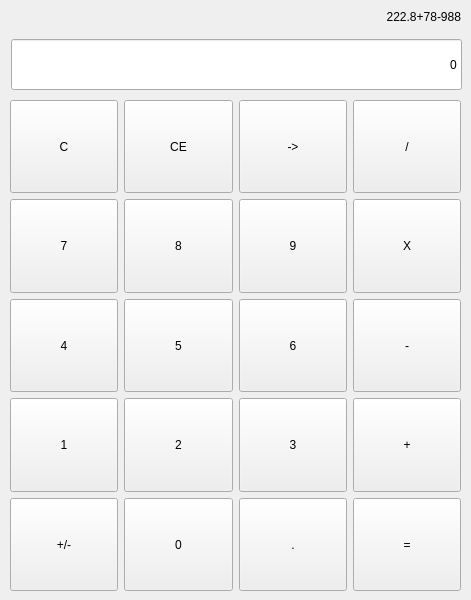
<?xml version="1.0" encoding="UTF-8"?>
<ui version="4.0">
 <class>MainWindow</class>
 <widget class="QMainWindow" name="MainWindow">
  <property name="geometry">
   <rect>
    <x>0</x>
    <y>0</y>
    <width>471</width>
    <height>600</height>
   </rect>
  </property>
  <property name="windowTitle">
   <string>Calculater</string>
  </property>
  <widget class="QWidget" name="centralwidget">
   <widget class="QLineEdit" name="le_entry">
    <property name="geometry">
     <rect>
      <x>11</x>
      <y>39</y>
      <width>451</width>
      <height>51</height>
     </rect>
    </property>
    <property name="text">
     <string>0</string>
    </property>
    <property name="maxLength">
     <number>16</number>
    </property>
    <property name="alignment">
     <set>Qt::AlignRight|Qt::AlignTrailing|Qt::AlignVCenter</set>
    </property>
    <property name="readOnly">
     <bool>true</bool>
    </property>
   </widget>
   <widget class="QLabel" name="lbl_temp">
    <property name="geometry">
     <rect>
      <x>10</x>
      <y>6</y>
      <width>451</width>
      <height>21</height>
     </rect>
    </property>
    <property name="sizePolicy">
     <sizepolicy hsizetype="Preferred" vsizetype="Maximum">
      <horstretch>0</horstretch>
      <verstretch>0</verstretch>
     </sizepolicy>
    </property>
    <property name="text">
     <string>222.8+78-988</string>
    </property>
    <property name="alignment">
     <set>Qt::AlignRight|Qt::AlignTrailing|Qt::AlignVCenter</set>
    </property>
   </widget>
   <widget class="QWidget" name="gridLayoutWidget">
    <property name="geometry">
     <rect>
      <x>10</x>
      <y>100</y>
      <width>451</width>
      <height>491</height>
     </rect>
    </property>
    <layout class="QGridLayout" name="gridLayout_2">
     <item row="0" column="0">
      <widget class="QPushButton" name="btn_c">
       <property name="sizePolicy">
        <sizepolicy hsizetype="Minimum" vsizetype="Expanding">
         <horstretch>0</horstretch>
         <verstretch>0</verstretch>
        </sizepolicy>
       </property>
       <property name="text">
        <string>C</string>
       </property>
      </widget>
     </item>
     <item row="2" column="0">
      <widget class="QPushButton" name="btn_4">
       <property name="sizePolicy">
        <sizepolicy hsizetype="Minimum" vsizetype="Expanding">
         <horstretch>0</horstretch>
         <verstretch>0</verstretch>
        </sizepolicy>
       </property>
       <property name="text">
        <string>4</string>
       </property>
      </widget>
     </item>
     <item row="0" column="1">
      <widget class="QPushButton" name="btn_ce">
       <property name="sizePolicy">
        <sizepolicy hsizetype="Minimum" vsizetype="Expanding">
         <horstretch>0</horstretch>
         <verstretch>0</verstretch>
        </sizepolicy>
       </property>
       <property name="text">
        <string>CE</string>
       </property>
      </widget>
     </item>
     <item row="3" column="0">
      <widget class="QPushButton" name="btn_1">
       <property name="sizePolicy">
        <sizepolicy hsizetype="Minimum" vsizetype="Expanding">
         <horstretch>0</horstretch>
         <verstretch>0</verstretch>
        </sizepolicy>
       </property>
       <property name="text">
        <string>1</string>
       </property>
       <property name="shortcut">
        <string>1</string>
       </property>
      </widget>
     </item>
     <item row="1" column="0">
      <widget class="QPushButton" name="btn_7">
       <property name="sizePolicy">
        <sizepolicy hsizetype="Minimum" vsizetype="Expanding">
         <horstretch>0</horstretch>
         <verstretch>0</verstretch>
        </sizepolicy>
       </property>
       <property name="text">
        <string>7</string>
       </property>
       <property name="shortcut">
        <string>7</string>
       </property>
      </widget>
     </item>
     <item row="2" column="1">
      <widget class="QPushButton" name="btn_5">
       <property name="sizePolicy">
        <sizepolicy hsizetype="Minimum" vsizetype="Expanding">
         <horstretch>0</horstretch>
         <verstretch>0</verstretch>
        </sizepolicy>
       </property>
       <property name="text">
        <string>5</string>
       </property>
       <property name="shortcut">
        <string/>
       </property>
      </widget>
     </item>
     <item row="0" column="2">
      <widget class="QPushButton" name="btn_backspace">
       <property name="sizePolicy">
        <sizepolicy hsizetype="Minimum" vsizetype="Expanding">
         <horstretch>0</horstretch>
         <verstretch>0</verstretch>
        </sizepolicy>
       </property>
       <property name="text">
        <string>-&gt;</string>
       </property>
      </widget>
     </item>
     <item row="4" column="0">
      <widget class="QPushButton" name="btn_plusmin">
       <property name="sizePolicy">
        <sizepolicy hsizetype="Minimum" vsizetype="Expanding">
         <horstretch>0</horstretch>
         <verstretch>0</verstretch>
        </sizepolicy>
       </property>
       <property name="text">
        <string>+/-</string>
       </property>
      </widget>
     </item>
     <item row="1" column="1">
      <widget class="QPushButton" name="btn_8">
       <property name="sizePolicy">
        <sizepolicy hsizetype="Minimum" vsizetype="Expanding">
         <horstretch>0</horstretch>
         <verstretch>0</verstretch>
        </sizepolicy>
       </property>
       <property name="text">
        <string>8</string>
       </property>
       <property name="shortcut">
        <string>8</string>
       </property>
      </widget>
     </item>
     <item row="0" column="3">
      <widget class="QPushButton" name="btn_del">
       <property name="sizePolicy">
        <sizepolicy hsizetype="Minimum" vsizetype="Expanding">
         <horstretch>0</horstretch>
         <verstretch>0</verstretch>
        </sizepolicy>
       </property>
       <property name="text">
        <string>/</string>
       </property>
       <property name="shortcut">
        <string>/</string>
       </property>
      </widget>
     </item>
     <item row="2" column="2">
      <widget class="QPushButton" name="btn_6">
       <property name="sizePolicy">
        <sizepolicy hsizetype="Minimum" vsizetype="Expanding">
         <horstretch>0</horstretch>
         <verstretch>0</verstretch>
        </sizepolicy>
       </property>
       <property name="text">
        <string>6</string>
       </property>
       <property name="shortcut">
        <string>6</string>
       </property>
      </widget>
     </item>
     <item row="3" column="1">
      <widget class="QPushButton" name="btn_2">
       <property name="sizePolicy">
        <sizepolicy hsizetype="Minimum" vsizetype="Expanding">
         <horstretch>0</horstretch>
         <verstretch>0</verstretch>
        </sizepolicy>
       </property>
       <property name="text">
        <string>2</string>
       </property>
       <property name="shortcut">
        <string>2</string>
       </property>
      </widget>
     </item>
     <item row="1" column="2">
      <widget class="QPushButton" name="btn_9">
       <property name="sizePolicy">
        <sizepolicy hsizetype="Minimum" vsizetype="Expanding">
         <horstretch>0</horstretch>
         <verstretch>0</verstretch>
        </sizepolicy>
       </property>
       <property name="text">
        <string>9</string>
       </property>
       <property name="shortcut">
        <string>9</string>
       </property>
      </widget>
     </item>
     <item row="4" column="1">
      <widget class="QPushButton" name="btn_0">
       <property name="sizePolicy">
        <sizepolicy hsizetype="Minimum" vsizetype="Expanding">
         <horstretch>0</horstretch>
         <verstretch>0</verstretch>
        </sizepolicy>
       </property>
       <property name="text">
        <string>0</string>
       </property>
       <property name="shortcut">
        <string>0</string>
       </property>
      </widget>
     </item>
     <item row="3" column="2">
      <widget class="QPushButton" name="btn_3">
       <property name="sizePolicy">
        <sizepolicy hsizetype="Minimum" vsizetype="Expanding">
         <horstretch>0</horstretch>
         <verstretch>0</verstretch>
        </sizepolicy>
       </property>
       <property name="text">
        <string>3</string>
       </property>
       <property name="shortcut">
        <string>3</string>
       </property>
      </widget>
     </item>
     <item row="4" column="2">
      <widget class="QPushButton" name="btn_com">
       <property name="sizePolicy">
        <sizepolicy hsizetype="Minimum" vsizetype="Expanding">
         <horstretch>0</horstretch>
         <verstretch>0</verstretch>
        </sizepolicy>
       </property>
       <property name="text">
        <string>.</string>
       </property>
       <property name="shortcut">
        <string>.</string>
       </property>
      </widget>
     </item>
     <item row="1" column="3">
      <widget class="QPushButton" name="btn_umn">
       <property name="sizePolicy">
        <sizepolicy hsizetype="Preferred" vsizetype="Expanding">
         <horstretch>0</horstretch>
         <verstretch>0</verstretch>
        </sizepolicy>
       </property>
       <property name="text">
        <string>X</string>
       </property>
       <property name="shortcut">
        <string>*</string>
       </property>
      </widget>
     </item>
     <item row="2" column="3">
      <widget class="QPushButton" name="btn_min">
       <property name="sizePolicy">
        <sizepolicy hsizetype="Minimum" vsizetype="Expanding">
         <horstretch>0</horstretch>
         <verstretch>0</verstretch>
        </sizepolicy>
       </property>
       <property name="text">
        <string>-</string>
       </property>
       <property name="shortcut">
        <string>-</string>
       </property>
      </widget>
     </item>
     <item row="3" column="3">
      <widget class="QPushButton" name="btn_plus">
       <property name="sizePolicy">
        <sizepolicy hsizetype="Minimum" vsizetype="Expanding">
         <horstretch>0</horstretch>
         <verstretch>0</verstretch>
        </sizepolicy>
       </property>
       <property name="text">
        <string>+</string>
       </property>
       <property name="shortcut">
        <string>+</string>
       </property>
      </widget>
     </item>
     <item row="4" column="3">
      <widget class="QPushButton" name="btn_rez">
       <property name="sizePolicy">
        <sizepolicy hsizetype="Minimum" vsizetype="Expanding">
         <horstretch>0</horstretch>
         <verstretch>0</verstretch>
        </sizepolicy>
       </property>
       <property name="text">
        <string>=</string>
       </property>
       <property name="shortcut">
        <string>=</string>
       </property>
      </widget>
     </item>
    </layout>
   </widget>
  </widget>
 </widget>
 <resources/>
 <connections/>
</ui>
